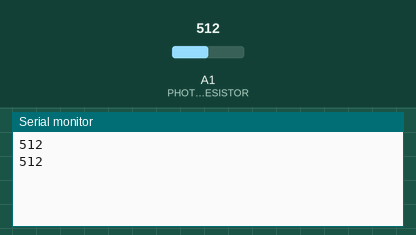
A sketch run on a simulated Arduino Uno, built with avr-gcc and run on an emulated ATmega328P. On the bench: the last lines printed to the serial monitor. The inputs (shaded band) are chosen by the test bench; at power-on: A1 (PHOTORESISTOR) = 512.

Above: at 1.8 s.
1.9 s: A1 (PHOTORESISTOR) set to 716
At 2.8 s:
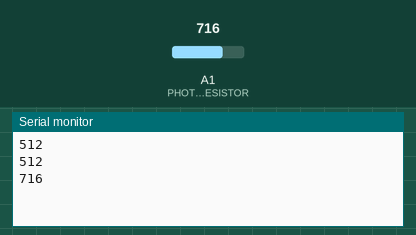
3.4 s: A1 (PHOTORESISTOR) set to 900
At 4.6 s:
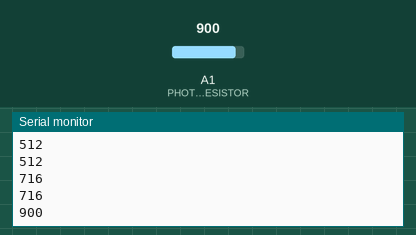
Timing chart, 0 to 6.4 s (numbered marks = the images above; inputs shaded):
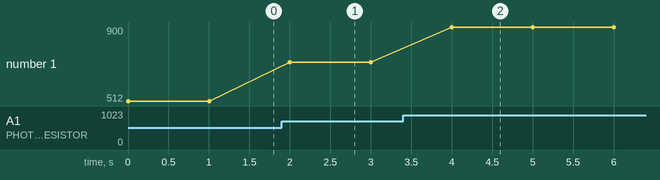

Measured:
- after the input at 1.9 s, the serial monitor: prints a new line after 0.10 s (image 1)
- after the input at 3.4 s, the serial monitor: prints a new line after 0.60 s (image 2)
- plotted number 1: 512 → 716 after the input at 1.9 s, 716 → 900 after the input at 3.4 s

The sketch:

photoresistor_test.ino
```cpp
//Photo Resistor on P1

#define PHOTORESISTOR 1

void setup() {
  // put your setup code here, to run once:
pinMode(PHOTORESISTOR, INPUT);
Serial.begin(9600);
}

void loop() {
  // put your main code here, to run repeatedly:
Serial.println(analogRead(PHOTORESISTOR));
delay(1000);
}
```
